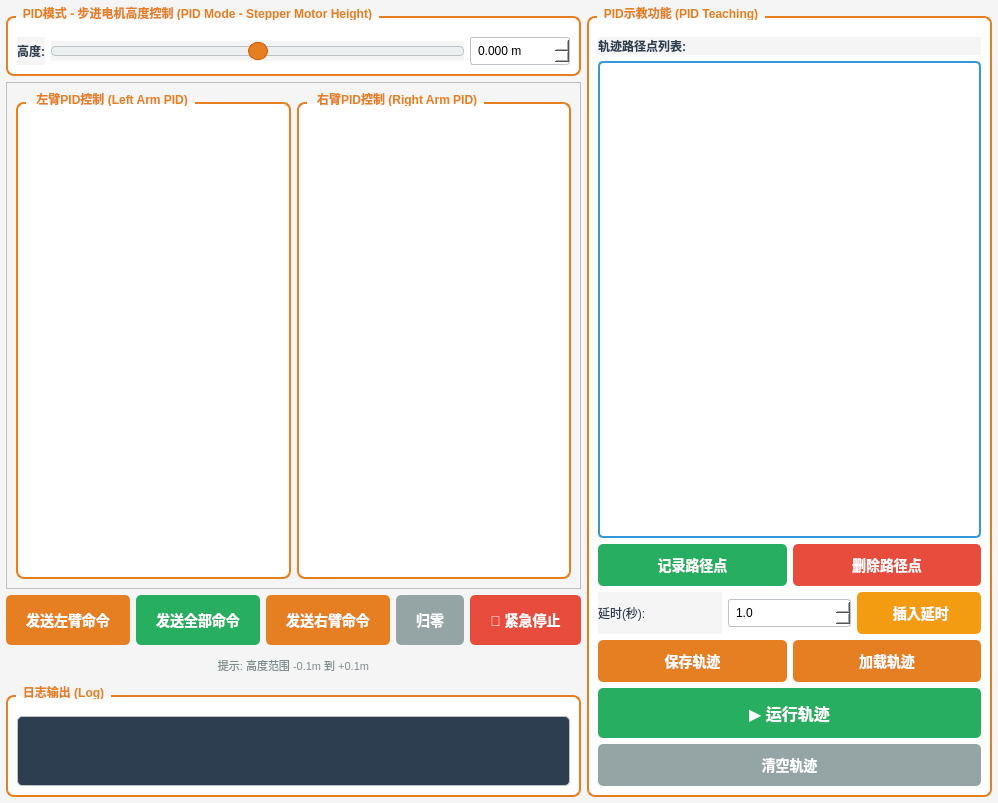
<?xml version="1.0" encoding="UTF-8"?>
<ui version="4.0">
 <class>PIDControl</class>
 <widget class="QWidget" name="PIDControl">
  <property name="geometry">
   <rect>
    <x>0</x>
    <y>0</y>
    <width>998</width>
    <height>803</height>
   </rect>
  </property>
  <property name="windowTitle">
   <string>🎯 PID 闭环控制</string>
  </property>
  <property name="styleSheet">
   <string notr="true">QWidget {
    background-color: #f5f5f5;
}

QGroupBox {
    font-weight: bold;
    border: 2px solid #e67e22;
    border-radius: 8px;
    margin-top: 10px;
    padding-top: 10px;
    background-color: white;
}

QGroupBox::title {
    subcontrol-origin: margin;
    left: 10px;
    padding: 0 5px 0 5px;
    color: #e67e22;
}

QPushButton {
    background-color: #e67e22;
    color: white;
    border: none;
    border-radius: 5px;
    padding: 10px 20px;
    font-size: 14px;
    font-weight: bold;
}

QPushButton:hover {
    background-color: #d35400;
}

QPushButton:pressed {
    background-color: #ba4a00;
}

QPushButton#pushButton_stop {
    background-color: #e74c3c;
}

QPushButton#pushButton_stop:hover {
    background-color: #c0392b;
}

QPushButton#pushButton_reset {
    background-color: #95a5a6;
}

QPushButton#pushButton_reset:hover {
    background-color: #7f8c8d;
}

QDoubleSpinBox {
    border: 1px solid #bdc3c7;
    border-radius: 3px;
    padding: 5px;
    background-color: white;
}

QSlider::groove:horizontal {
    border: 1px solid #bdc3c7;
    height: 8px;
    background: #ecf0f1;
    margin: 2px 0;
    border-radius: 4px;
}

QSlider::handle:horizontal {
    background: #e67e22;
    border: 1px solid #d35400;
    width: 18px;
    margin: -5px 0;
    border-radius: 9px;
}

QSlider::handle:horizontal:hover {
    background: #d35400;
}

QTextEdit {
    border: 1px solid #bdc3c7;
    border-radius: 5px;
    background-color: #2c3e50;
    color: #ecf0f1;
    font-family: 'Courier New', monospace;
    font-size: 12px;
}

QLabel {
    color: #2c3e50;
    font-size: 12px;
}</string>
  </property>
  <layout class="QHBoxLayout" name="horizontalLayout">
   <property name="spacing">
    <number>6</number>
   </property>
   <property name="leftMargin">
    <number>6</number>
   </property>
   <property name="topMargin">
    <number>6</number>
   </property>
   <property name="rightMargin">
    <number>6</number>
   </property>
   <property name="bottomMargin">
    <number>6</number>
   </property>
   <item>
    <layout class="QVBoxLayout" name="verticalLayout" stretch="0,6,1,1">
     <item>
      <widget class="QGroupBox" name="groupBox_stepper">
       <property name="title">
        <string>PID模式 - 步进电机高度控制 (PID Mode - Stepper Motor Height)</string>
       </property>
       <layout class="QHBoxLayout" name="horizontalLayout_stepper">
        <item>
         <widget class="QLabel" name="label_stepper_height">
          <property name="font">
           <font>
            <pointsize>-1</pointsize>
            <bold>true</bold>
           </font>
          </property>
          <property name="text">
           <string>高度:</string>
          </property>
         </widget>
        </item>
        <item>
         <widget class="QSlider" name="horizontalSlider_stepper_height">
          <property name="minimum">
           <number>-100</number>
          </property>
          <property name="maximum">
           <number>100</number>
          </property>
          <property name="value">
           <number>0</number>
          </property>
          <property name="orientation">
           <enum>Qt::Horizontal</enum>
          </property>
          <property name="tickPosition">
           <enum>QSlider::TicksBelow</enum>
          </property>
          <property name="tickInterval">
           <number>10</number>
          </property>
         </widget>
        </item>
        <item>
         <widget class="QDoubleSpinBox" name="doubleSpinBox_stepper_height">
          <property name="minimumSize">
           <size>
            <width>100</width>
            <height>0</height>
           </size>
          </property>
          <property name="suffix">
           <string> m</string>
          </property>
          <property name="decimals">
           <number>3</number>
          </property>
          <property name="minimum">
           <double>-0.100000000000000</double>
          </property>
          <property name="maximum">
           <double>0.100000000000000</double>
          </property>
          <property name="singleStep">
           <double>0.001000000000000</double>
          </property>
          <property name="value">
           <double>0.000000000000000</double>
          </property>
         </widget>
        </item>
       </layout>
      </widget>
     </item>
     <item>
      <widget class="QScrollArea" name="scrollArea">
       <property name="widgetResizable">
        <bool>true</bool>
       </property>
       <widget class="QWidget" name="scrollAreaWidgetContents">
        <property name="geometry">
         <rect>
          <x>0</x>
          <y>0</y>
          <width>585</width>
          <height>498</height>
         </rect>
        </property>
        <layout class="QHBoxLayout" name="horizontalLayout_arms">
         <item>
          <widget class="QGroupBox" name="groupBox_left_arm">
           <property name="title">
            <string> 左臂PID控制 (Left Arm PID)</string>
           </property>
          </widget>
         </item>
         <item>
          <widget class="QGroupBox" name="groupBox_right_arm">
           <property name="title">
            <string> 右臂PID控制 (Right Arm PID)</string>
           </property>
          </widget>
         </item>
        </layout>
       </widget>
      </widget>
     </item>
     <item>
      <layout class="QVBoxLayout" name="verticalLayout_buttons">
       <item>
        <layout class="QHBoxLayout" name="horizontalLayout_buttons">
         <item>
          <widget class="QPushButton" name="pushButton_send_left">
           <property name="minimumSize">
            <size>
             <width>0</width>
             <height>50</height>
            </size>
           </property>
           <property name="text">
            <string>发送左臂命令</string>
           </property>
          </widget>
         </item>
         <item>
          <widget class="QPushButton" name="pushButton_send">
           <property name="minimumSize">
            <size>
             <width>0</width>
             <height>50</height>
            </size>
           </property>
           <property name="font">
            <font>
             <pointsize>-1</pointsize>
             <bold>true</bold>
            </font>
           </property>
           <property name="styleSheet">
            <string notr="true">background-color: #27ae60;</string>
           </property>
           <property name="text">
            <string>发送全部命令</string>
           </property>
           <property name="iconSize">
            <size>
             <width>16</width>
             <height>16</height>
            </size>
           </property>
          </widget>
         </item>
         <item>
          <widget class="QPushButton" name="pushButton_send_right">
           <property name="minimumSize">
            <size>
             <width>0</width>
             <height>50</height>
            </size>
           </property>
           <property name="text">
            <string>发送右臂命令</string>
           </property>
          </widget>
         </item>
         <item>
          <widget class="QPushButton" name="pushButton_reset">
           <property name="minimumSize">
            <size>
             <width>0</width>
             <height>50</height>
            </size>
           </property>
           <property name="text">
            <string>归零</string>
           </property>
          </widget>
         </item>
         <item>
          <widget class="QPushButton" name="pushButton_stop">
           <property name="minimumSize">
            <size>
             <width>0</width>
             <height>50</height>
            </size>
           </property>
           <property name="text">
            <string>🛑 紧急停止</string>
           </property>
          </widget>
         </item>
        </layout>
       </item>
       <item>
        <widget class="QLabel" name="label_stepper_info">
         <property name="styleSheet">
          <string notr="true">color: #7f8c8d; font-size: 11px;</string>
         </property>
         <property name="text">
          <string>提示: 高度范围 -0.1m 到 +0.1m</string>
         </property>
         <property name="alignment">
          <set>Qt::AlignCenter</set>
         </property>
        </widget>
       </item>
      </layout>
     </item>
     <item>
      <widget class="QGroupBox" name="groupBox_log">
       <property name="maximumSize">
        <size>
         <width>16777215</width>
         <height>200</height>
        </size>
       </property>
       <property name="title">
        <string>日志输出 (Log)</string>
       </property>
       <layout class="QVBoxLayout" name="verticalLayout_log">
        <item>
         <widget class="QTextEdit" name="textEdit_log">
          <property name="readOnly">
           <bool>true</bool>
          </property>
         </widget>
        </item>
       </layout>
      </widget>
     </item>
    </layout>
   </item>
   <item>
    <widget class="QGroupBox" name="groupBox_teaching">
     <property name="title">
      <string>PID示教功能 (PID Teaching)</string>
     </property>
     <layout class="QVBoxLayout" name="verticalLayout_teaching">
      <item>
       <widget class="QLabel" name="label_waypoint_list">
        <property name="font">
         <font>
          <pointsize>-1</pointsize>
          <bold>true</bold>
         </font>
        </property>
        <property name="text">
         <string>轨迹路径点列表:</string>
        </property>
       </widget>
      </item>
      <item>
       <widget class="QListWidget" name="listWidget_waypoints">
        <property name="minimumSize">
         <size>
          <width>0</width>
          <height>300</height>
         </size>
        </property>
        <property name="styleSheet">
         <string notr="true">QListWidget {
    border: 2px solid #3498db;
    border-radius: 5px;
    background-color: white;
    padding: 5px;
}

QListWidget::item {
    padding: 8px;
    border-bottom: 1px solid #ecf0f1;
}

QListWidget::item:selected {
    background-color: #3498db;
    color: white;
}

QListWidget::item:hover {
    background-color: #e8f4f8;
}</string>
        </property>
       </widget>
      </item>
      <item>
       <layout class="QGridLayout" name="gridLayout_teaching_buttons">
        <item row="2" column="0">
         <widget class="QPushButton" name="pushButton_save_trajectory">
          <property name="minimumSize">
           <size>
            <width>0</width>
            <height>40</height>
           </size>
          </property>
          <property name="text">
           <string>保存轨迹</string>
          </property>
         </widget>
        </item>
        <item row="0" column="0">
         <widget class="QPushButton" name="pushButton_record_waypoint">
          <property name="minimumSize">
           <size>
            <width>0</width>
            <height>40</height>
           </size>
          </property>
          <property name="styleSheet">
           <string notr="true">background-color: #27ae60;</string>
          </property>
          <property name="text">
           <string>记录路径点</string>
          </property>
         </widget>
        </item>
        <item row="0" column="1">
         <widget class="QPushButton" name="pushButton_delete_waypoint">
          <property name="minimumSize">
           <size>
            <width>0</width>
            <height>40</height>
           </size>
          </property>
          <property name="styleSheet">
           <string notr="true">background-color: #e74c3c;</string>
          </property>
          <property name="text">
           <string>删除路径点</string>
          </property>
         </widget>
        </item>
        <item row="2" column="1">
         <widget class="QPushButton" name="pushButton_load_trajectory">
          <property name="minimumSize">
           <size>
            <width>0</width>
            <height>40</height>
           </size>
          </property>
          <property name="text">
           <string>加载轨迹</string>
          </property>
         </widget>
        </item>
        <item row="4" column="0" colspan="2">
         <widget class="QPushButton" name="pushButton_clear_trajectory">
          <property name="minimumSize">
           <size>
            <width>0</width>
            <height>40</height>
           </size>
          </property>
          <property name="styleSheet">
           <string notr="true">background-color: #95a5a6;</string>
          </property>
          <property name="text">
           <string>清空轨迹</string>
          </property>
         </widget>
        </item>
        <item row="1" column="0" colspan="2">
         <layout class="QHBoxLayout" name="horizontalLayout_delay">
          <item>
           <widget class="QLabel" name="label_delay">
            <property name="text">
             <string>延时(秒):</string>
            </property>
           </widget>
          </item>
          <item>
           <widget class="QDoubleSpinBox" name="doubleSpinBox_delay">
            <property name="decimals">
             <number>1</number>
            </property>
            <property name="minimum">
             <double>0.100000000000000</double>
            </property>
            <property name="maximum">
             <double>60.000000000000000</double>
            </property>
            <property name="value">
             <double>1.000000000000000</double>
            </property>
           </widget>
          </item>
          <item>
           <widget class="QPushButton" name="pushButton_insert_delay">
            <property name="minimumSize">
             <size>
              <width>0</width>
              <height>40</height>
             </size>
            </property>
            <property name="styleSheet">
             <string notr="true">background-color: #f39c12;</string>
            </property>
            <property name="text">
             <string> 插入延时</string>
            </property>
           </widget>
          </item>
         </layout>
        </item>
        <item row="3" column="0" colspan="2">
         <widget class="QPushButton" name="pushButton_run_trajectory">
          <property name="minimumSize">
           <size>
            <width>0</width>
            <height>50</height>
           </size>
          </property>
          <property name="styleSheet">
           <string notr="true">background-color: #27ae60; font-size: 16px;</string>
          </property>
          <property name="text">
           <string>▶️ 运行轨迹</string>
          </property>
         </widget>
        </item>
       </layout>
      </item>
     </layout>
    </widget>
   </item>
  </layout>
 </widget>
 <resources/>
 <connections/>
</ui>
